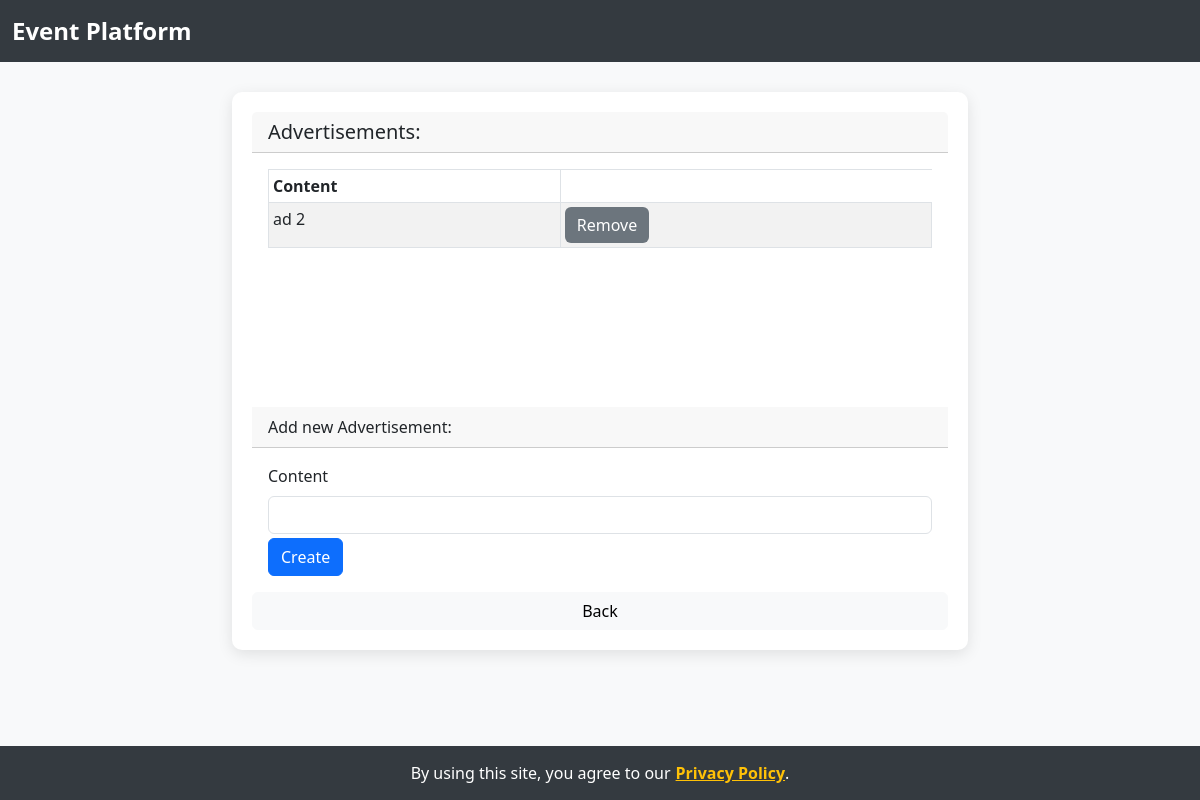
The app's page /ads, older data.
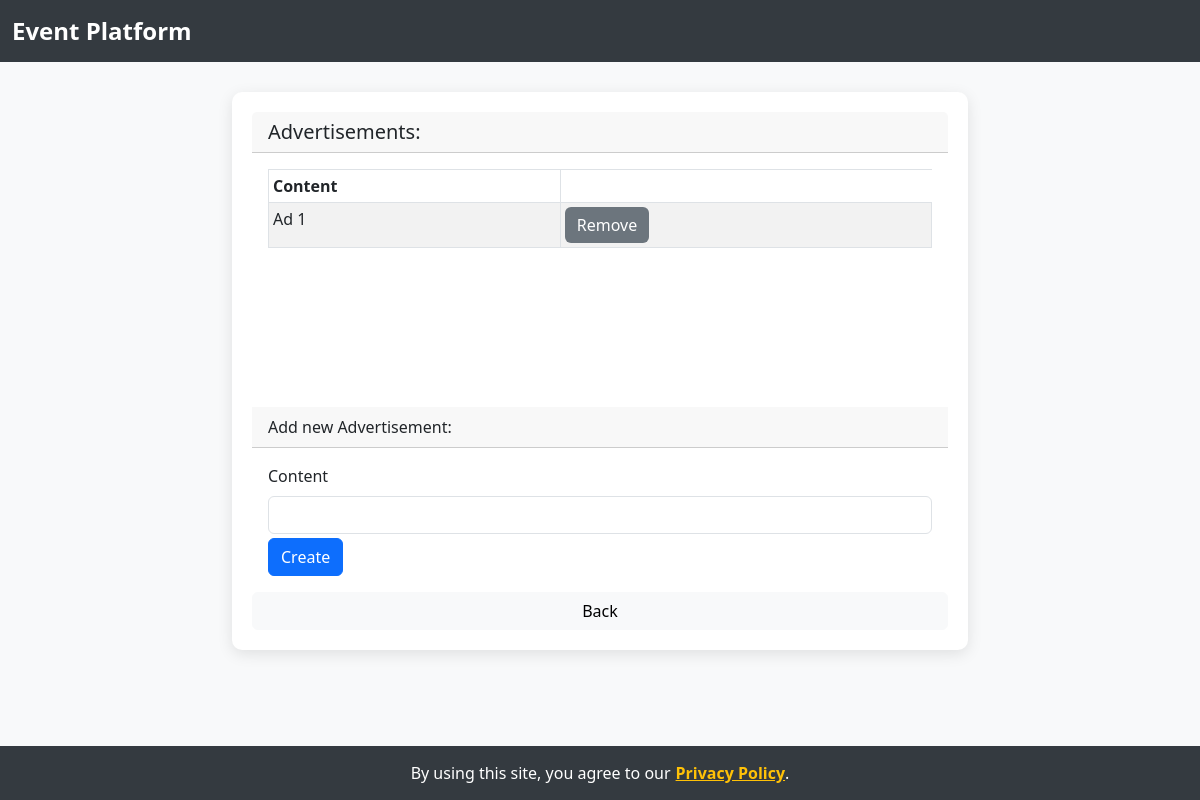
The same page, newer data.
### model.py (models this page shows)
class Ad(db.Model):
    id = db.Column(db.Integer, primary_key=True)
    content = db.Column(db.String(100))

### app.py (the view)
    def wrapper(*args, **kwargs):
        try:
            return func(*args, **kwargs)
        except SecurityException as se:
            db.session.rollback()
            return render_template(se.page, security_violation = True, se_msg = se.msg, **se.params)
        except PrivacyException as pe:
            db.session.rollback()
            return render_template(pe.page, privacy_violation = True, priv_msg = pe.msg, **pe.params)

### app.py (called while the page is built)
def secure(func):
    def wrapper(*args, **kwargs):
        try:
            return func(*args, **kwargs)
        except SecurityException as se:
            db.session.rollback()
            return render_template(se.page, security_violation = True, se_msg = se.msg, **se.params)
        except PrivacyException as pe:
            db.session.rollback()
            return render_template(pe.page, privacy_violation = True, priv_msg = pe.msg, **pe.params)
    wrapper.__name__ = func.__name__
    return wrapper

@app.route('/ads')
@secure
def ads():
    from project import ads
    result=ads()
    if type(result) == Response:
        return result
    else:
        return render_template('ads.html', **result)

### dto.py (called while the page is built)
def _clear_cache():
    PersonDTO._cache = {}
    RoleDTO._cache = {}
    EventDTO._cache = {}
    CategoryDTO._cache = {}
    AdDTO._cache = {}

    def copy(copy, bulk=False):
        a = AdDTO(copy.id, content=copy.content)
        if not bulk:
            _clear_cache()
        return a

    def copies(copies):
        r = list(map(lambda o: AdDTO.copy(o,bulk=True),copies))
        _clear_cache()
        return r

### project.py (called while the page is built)
def ads():
    ads = AdDTO.copies(Ad.query.all())
    return {'ads' : ads}

### templates/ads.html
{% extends 'backable.html' %}
{% block content %}
<h5 class="card-header">Advertisements:</h5>
<div class="card-body">
  <div style="overflow: scroll; height: 222px;">
    <table id="eventsTbl" class="table table-striped table-bordered table-hover table-sm table-responsive" cellspacing="0" width="100%">
      <thead>
        <tr>
          <th>Content</th>
        </tr>
      </thead>
      <tbody>
        {% for a in ads %}
        <tr>
          <td>{{ a.content }} </td>
          <td>
            <a href="{{ url_for('remove_ad', id=a.id) }}"><input type="submit" value="Remove" class="btn btn-secondary"></a>
          </td>
        </tr>
        {% endfor %}
      </tbody>
    </table>
  </div>
</div>
<div class="card-header">Add new Advertisement:</div>
<div class="card-body">
  <div class="card-text">
    <form method='post' action={{ url_for('create_ad') }}>
      <div class="form-group mb-1">
        <label for="content" class="form-label">Content</label>
        <input type="content" name="content" id="content" class="form-control">
      </div>
      <input type="submit" value="Create" class="btn btn-primary">
    </form>
  </div>
</div>
{% endblock %}

### templates/backable.html
{% extends 'template.html' %}
{% block main %}
    {% block content %}{% endblock %}
<button onclick="history.go(-1)" class="btn btn-light">Back</button>
{% endblock %}

### templates/template.html (shortened to what this page needs)
<!doctype html>
<html lang="en">
  <head>
    <link rel="stylesheet" href="/static/css/style.css">
  </head>
  <body>
    <header class="navbar navbar-light" id="navbar">
      <div class="container-fluid">
        <a class="navbar-brand" href="/">
          Event Platform
        </a>
      </div>
    </header>
    <div class="container">
      <div class="row">
        <div class="col-sm-8 offset-sm-2">
          <div class="card">
            {% block main %}{% endblock %}
          </div>
          <br/>
        </div>
      </div>
    </div>
    <div class="privacy-banner">
      By using this site, you agree to our<a href="#" data-bs-toggle="modal" data-bs-target="#privacyModal">Privacy Policy</a>.
    </div>
  </body>
</html>

### templates/template.html (style rules this page uses)
body { background-color: #f8f9fa; }
#navbar { background-color: #343a40; color: white; }
.navbar-brand { color: white; font-weight: bold; font-size: 1.5rem; }
.card { margin-top: 30px; border: none; border-radius: 10px; box-shadow: 0px 4px 15px rgba(0, 0, 0, 0.1); padding: 20px; background-color: white; }
.privacy-banner { position: fixed; bottom: 0; left: 0; right: 0; background-color: #343a40; color: white; padding: 15px; text-align: center; z-index: 1000; }
.privacy-banner a { color: #ffc107; font-weight: bold; text-decoration: underline; margin-left: 5px; }
.btn-secondary { background-color: #6c757d; border: none; }

Row changes from the older to the newer data that the page shows:
removed Ad: content "ad 2"
added Ad: content "Ad 1"
